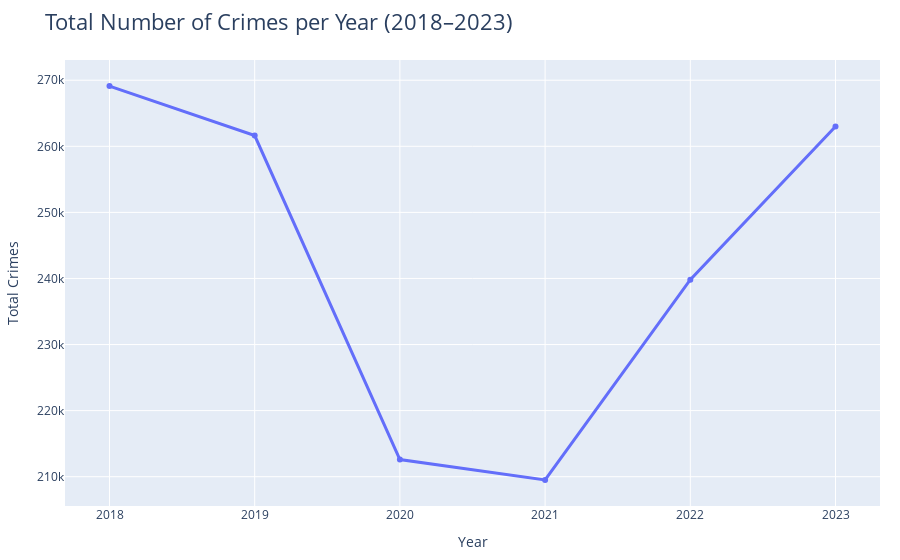

This figure's notebook cell:
### Code cell
import pandas as pd
import plotly.express as px

# Load and filter the dataset
df = pd.read_csv('filtered_crimes.csv')

# Filter years and drop unnecessary columns
df = df[(df['Year'] >= 2018) & (df['Year'] <= 2023)]
df = df.drop(columns=['ID', 'Case Number'], errors='ignore')

# Group by year and count crimes
yearly_totals = df.groupby('Year').size().reset_index(name='Total Crimes')

# Create the line chart
fig = px.line(
    yearly_totals,
    x='Year',
    y='Total Crimes',
    title='Total Number of Crimes per Year (2018–2023)',
    markers=True
)

# Improve layout
fig.update_traces(line=dict(color='#636EFA', width=3))
fig.update_layout(
    xaxis=dict(type='category'),
    yaxis_title='Total Crimes',
    title_font=dict(size=22),
    margin=dict(t=60, b=40, l=20, r=20)
)

# Show the plot
fig.show()

### Figure 1 — Plotly figure (JSON) as saved in the notebook; plotly's stock layout.template omitted (floating-point values rounded to 4 significant figures)
{"data": [{"hovertemplate": "Year=%{x}<br>Total Crimes=%{y}<extra></extra>", "legendgroup": "", "line": {"color": "#636EFA", "dash": "solid", "width": 3}, "marker": {"symbol": "circle"}, "mode": "lines+markers", "name": "", "orientation": "v", "showlegend": false, "type": "scatter", "x": [2018, 2019, 2020, 2021, 2022, 2023], "xaxis": "x", "y": [269119, 261624, 212601, 209507, 239818, 262990], "yaxis": "y"}], "layout": {"legend": {"tracegroupgap": 0}, "margin": {"b": 40, "l": 20, "r": 20, "t": 60}, "title": {"font": {"size": 22}, "text": "Total Number of Crimes per Year (2018–2023)"}, "xaxis": {"anchor": "y", "domain": [0, 1], "title": {"text": "Year"}, "type": "category"}, "yaxis": {"anchor": "x", "domain": [0, 1], "title": {"text": "Total Crimes"}}}}
